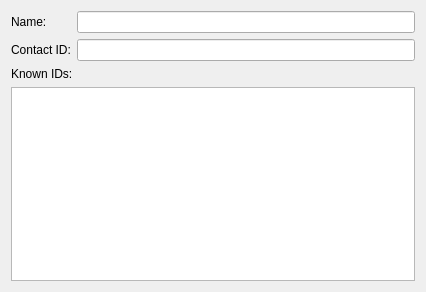
<?xml version="1.0" encoding="UTF-8"?>
<ui version="4.0">
 <class>MTContactDetails</class>
 <widget class="MTEditDetails" name="MTContactDetails">
  <property name="geometry">
   <rect>
    <x>0</x>
    <y>0</y>
    <width>426</width>
    <height>292</height>
   </rect>
  </property>
  <property name="sizePolicy">
   <sizepolicy hsizetype="Preferred" vsizetype="Preferred">
    <horstretch>0</horstretch>
    <verstretch>0</verstretch>
   </sizepolicy>
  </property>
  <property name="windowTitle">
   <string>Form</string>
  </property>
  <layout class="QVBoxLayout" name="verticalLayout_2">
   <item>
    <layout class="QGridLayout" name="gridLayout">
     <item row="1" column="0">
      <widget class="QLabel" name="labelID">
       <property name="text">
        <string>Contact ID:</string>
       </property>
      </widget>
     </item>
     <item row="0" column="0">
      <widget class="QLabel" name="labelName">
       <property name="layoutDirection">
        <enum>Qt::LeftToRight</enum>
       </property>
       <property name="text">
        <string>Name:</string>
       </property>
       <property name="alignment">
        <set>Qt::AlignLeading|Qt::AlignLeft|Qt::AlignVCenter</set>
       </property>
      </widget>
     </item>
     <item row="0" column="1">
      <widget class="QLineEdit" name="lineEditName">
       <property name="sizePolicy">
        <sizepolicy hsizetype="Expanding" vsizetype="Maximum">
         <horstretch>0</horstretch>
         <verstretch>0</verstretch>
        </sizepolicy>
       </property>
       <property name="alignment">
        <set>Qt::AlignLeading|Qt::AlignLeft|Qt::AlignTop</set>
       </property>
       <property name="readOnly">
        <bool>false</bool>
       </property>
      </widget>
     </item>
     <item row="1" column="1">
      <widget class="QLineEdit" name="lineEditID">
       <property name="readOnly">
        <bool>true</bool>
       </property>
      </widget>
     </item>
    </layout>
   </item>
   <item>
    <layout class="QVBoxLayout" name="verticalLayout">
     <property name="sizeConstraint">
      <enum>QLayout::SetDefaultConstraint</enum>
     </property>
     <item>
      <widget class="QLabel" name="labelNameContents">
       <property name="text">
        <string>Known IDs:</string>
       </property>
      </widget>
     </item>
     <item>
      <widget class="QPlainTextEdit" name="plainTextEdit">
       <property name="sizePolicy">
        <sizepolicy hsizetype="Expanding" vsizetype="Expanding">
         <horstretch>0</horstretch>
         <verstretch>0</verstretch>
        </sizepolicy>
       </property>
       <property name="readOnly">
        <bool>true</bool>
       </property>
      </widget>
     </item>
    </layout>
   </item>
  </layout>
 </widget>
 <customwidgets>
  <customwidget>
   <class>MTEditDetails</class>
   <extends>QWidget</extends>
   <header>editdetails.h</header>
   <container>1</container>
  </customwidget>
 </customwidgets>
 <resources/>
 <connections/>
</ui>
